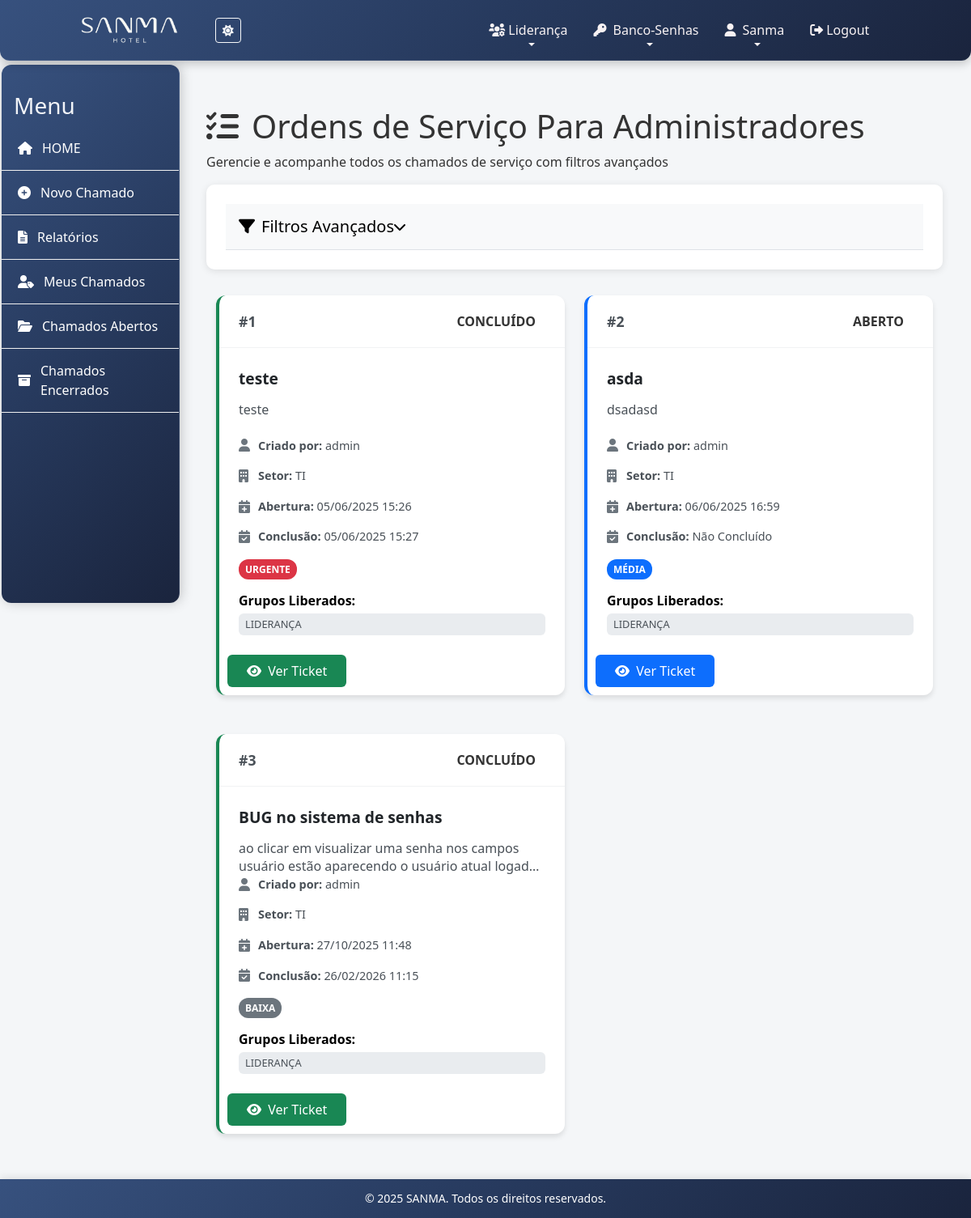
The app's page /ordem-servico/admlistar/ (signed in) with its own data.
### ordem_servico/models.py (models this page shows, shortened)
class Chamado(models.Model):
    STATUS_CHOICES = [
        ('Aberto', 'Aberto'),
        ('Em andamento', 'Em andamento'),
        ('Encaminhado a TOTVS', 'Encaminhado a TOTVS'),
        ('Concluído', 'Concluído'),
        ('Aguardando aprovação', 'Aguardando aprovação'),
        ('Em análise', 'Em análise'),
        ('Em desenvolvimento', 'Em desenvolvimento'),
        ('Manutenção', 'Manutenção'),
    ]
    PRIORIDADE_CHOICES = [
        ('Baixa', 'Baixa'),
        ('Média', 'Média'),
        ('Alta', 'Alta'),
        ('Urgente', 'Urgente'),
    ]
    assunto = models.CharField(max_length=255)
    descricao = models.TextField()
    grupo_responsavel = models.ForeignKey(Group, on_delete=models.CASCADE)
    grupo_trabalho = models.ForeignKey(GrupoTrabalho, null=True, on_delete=models.CASCADE)
    evidencia = models.FileField(upload_to='evidencias/', null=True, blank=True)
    grupos_liberados = models.ManyToManyField(Group, related_name='chamados_liberados', blank=True)
    data_abertura = models.DateTimeField(auto_now_add=True)
    data_conclusao = models.DateTimeField(null=True, blank=True)
    status = models.CharField(max_length=20, choices=STATUS_CHOICES)
    prioridade = models.CharField(max_length=10, choices=PRIORIDADE_CHOICES)
    prioridade_cliente = models.CharField(max_length=10, null=True, blank=True)
    criado_por = models.ForeignKey(User, on_delete=models.SET_NULL, null=True)
    numero_ticket = models.CharField(max_length=100, null=True, blank=True)

### ordem_servico/views/adm_chamado.py (the view, shortened to what this page needs)
# urls.py: path('admlistar/', adm_listar_chamados, name='adm_listar_chamados'),
@user_passes_test(has_permission, login_url='403')
@login_required
def adm_listar_chamados(request):
    chamados = Chamado.objects.all()
    status_selecionados_str = request.GET.get('status', '')
    status_selecionados = [s.strip() for s in status_selecionados_str.split(',') if s.strip()]
    search_term = request.GET.get('search', '').strip()
    start_date_str = request.GET.get('start_date')
    end_date_str = request.GET.get('end_date')
    start_date_obj = None
    end_date_obj = None
    if start_date_str:
        start_date_obj = parse_date(start_date_str)
        if start_date_obj:
            chamados = chamados.filter(data_abertura__date__gte=start_date_obj)
    if end_date_str:
        end_date_obj = parse_date(end_date_str)
        if end_date_obj:
            chamados = chamados.filter(data_abertura__date__lte=end_date_obj)
    if start_date_obj and end_date_obj and start_date_obj == end_date_obj:
        chamados = chamados.filter(data_abertura__date=start_date_obj)
    chamados = chamados.annotate(
        prioridade_order=Case(
            When(prioridade='Urgente', then=Value(1)),
            When(prioridade='Alta', then=Value(2)),
            When(prioridade='Média', then=Value(3)),
            When(prioridade='Baixa', then=Value(4)),
            default=Value(5),
            output_field=IntegerField()
        )
    ).order_by('prioridade_order', '-data_abertura')
    if not start_date_str and not end_date_str:
        chamados = chamados[:100]
    if not chamados.exists():
        messages.info(request, 'Nenhum chamado encontrado para os filtros aplicados.')
    context = {
        'chamados': chamados,
        'status_selecionados': status_selecionados,
        'search': search_term,
        'start_date': start_date_str,
        'end_date': end_date_str,
    }
    return render(request, 'adm_ordem_servico/listar.html', context)

### core/views.py (called while the page is built)
def has_permission(user):
    return user.is_authenticated and (user.is_staff or user.groups.filter(name__in=['ADMIN', 'LIDERANÇA']).exists())

### templates/adm_ordem_servico/listar.html (shortened to what this page needs)
{% extends 'core/base.html' %}
{% load static %}
{% block extra_css %}
<link rel="stylesheet" href="{% static 'css/sidebar.css' %}">
<link rel="stylesheet" href="{% static 'css/adm_ordem_servico/listar_chamados.css' %}">
{% endblock %}
{% block content %}
{% include 'adm_ordem_servico/adm_menu_os.html' %}
<div class="main-content-wrapper">
    <div class="header-section">
        <h1 class="mb-2"><i class="fas fa-tasks me-3"></i>Ordens de Serviço Para Administradores</h1>
        <p class="mb-0">Gerencie e acompanhe todos os chamados de serviço com filtros avançados</p>
    </div>
    <div class="filters-section container">
        <div class="filters-header" onclick="toggleFilters()">
            <div class="d-flex justify-content-between align-items-center">
                <h5 class="mb-0"><i class="fas fa-filter me-2"></i>Filtros Avançados</h5>
                <i class="fas fa-chevron-down" id="filterToggleIcon"></i>
            </div>
        </div>
    </div>
    <div id="serviceCards" class="container">
        {% for chamado in chamados %}
        <div class="service-card prioridade-{{ chamado.prioridade|lower }} {% if chamado.status == 'Concluído' %}status-concluido{% endif %}">
            <div class="card-header">
                <div class="ticket-number">#{{ chamado.id }}</div>
                <span class="status-badge {{ chamado.status|slugify }}">{{ chamado.status }}</span>
            </div>
            <div class="card-body">
                <div class="subject">{{ chamado.assunto }}</div>
                <div class="description">{{ chamado.descricao }}</div>
                <div class="info-grid">
                    <div class="info-item">
                        <i class="fas fa-user info-icon"></i>
                        <span class="info-text"><strong>Criado por:</strong> {{ chamado.criado_por.username|default:"Não Informado" }}</span>
                    </div>
                    <div class="info-item">
                        <i class="fas fa-building info-icon"></i>
                        <span class="info-text"><strong>Setor:</strong> {{ chamado.grupo_responsavel.name|default:"Não Atribuído" }}</span>
                    </div>
                    <div class="info-item">
                        <i class="fas fa-calendar-plus info-icon"></i>
                        <span class="info-text"><strong>Abertura:</strong> {{ chamado.data_abertura|date:"d/m/Y H:i" }}</span>
                    </div>
                    <div class="info-item">
                        <i class="fas fa-calendar-check info-icon"></i>
                        <span class="info-text"><strong>Conclusão:</strong> {{ chamado.data_conclusao|date:"d/m/Y H:i"|default:"Não Concluído" }}</span>
                    </div>
                </div>
                <span class="priority-badge {{ chamado.prioridade|lower }}">{{ chamado.prioridade }}</span>
                <div class="groups-list mt-3">
                    <strong>Grupos Liberados:</strong>
                    {% if chamado.grupos_liberados.all %}
                        {% for grupo in chamado.grupos_liberados.all %}
                            <div class="group-item">{{ grupo.name }}</div>
                        {% endfor %}
                    {% else %}
                        <div class="group-item">Não há grupos liberados.</div>
                    {% endif %}
                </div>
            </div>
           <div class="card-footer">
                <a href="{% url 'adm_visualizar_chamado' chamado.id %}"
                class="view-ticket-btn prioridade-{{ chamado.prioridade|lower|slugify }} {% if chamado.status == 'Concluído' %}concluido{% endif %}">
                    <i class="fas fa-eye me-1"></i> Ver Ticket
                </a>
            </div>
        </div>
        {% empty %}
        <div class="empty-state">
            <i class="fas fa-inbox"></i>
            <h4>Nenhum chamado encontrado</h4>
            <p>Não há chamados que correspondam aos filtros aplicados.</p>
        </div>
        {% endfor %}
    </div>
</div>
{% endblock %}

### static/css/base.css (style rules this page uses)
body { background: var(--body-bg); color: var(--text-color-light); transition: background 0.5s ease, color 0.5s ease; min-height: 100vh; padding-bottom: 60px; }
.main-content-wrapper { margin-left: 220px; padding-right: 15px; padding-left: 15px; min-height: calc(100vh - 70px - 5rem); transition: margin-left 0.3s ease; box-sizing: border-box; width: auto; }

### static/css/theme.css (style rules this page uses)
:root { --painel: linear-gradient(135deg, #37517E 0%, #273A5E 50%, #1A243D 100%); --body-bg: #f4f6f8; --nav-hover: linear-gradient(135deg, #3d4a61 0%, #30405f 50%, #2f3850 100%); --body-dark: linear-gradient(135deg, #1a1a2e 0%, #16213e 100%); --nav-dark: rgba(26, 26, 46, 0.95); --sidebar: linear-gradient(135deg, #37517E 0%, #273A5E 50%, #1A243D 100%); --text-color-light: #333; --heading-color-light: #222; --border-color-light: #e0e0e0; --card-bg-light: #ffffff; --dropdown-bg-light: #ffffff; --dropdown-border-light: #dee2e6; --dropdown-text-light: #212529; --dropdown-hover-bg-light: #f8f9fa; }
body { background: var(--body-bg); color: var(--text-color-light); transition: background 0.3s ease, color 0.3s ease; }

### static/css/sidebar.css (style rules this page uses)
.main-content-wrapper { margin-left: 220px; padding: 20px; transition: margin-left 0.3s ease; }

### records on screen
Chamado: id "1", status "CONCLUÍDO", assunto "teste", descricao "teste", criado_por.username "admin", grupo_responsavel.name "TI", data_abertura "05/06/2025 15:26", data_conclusao "05/06/2025 15:27", prioridade "URGENTE"
Chamado: id "2", status "ABERTO", assunto "asda", descricao "dsadasd", criado_por.username "admin", grupo_responsavel.name "TI", data_abertura "06/06/2025 16:59", data_conclusao "Não Concluído", prioridade "MÉDIA"
Chamado: id "3", status "CONCLUÍDO", assunto "BUG no sistema de senhas", descricao "ao clicar em visualizar uma senha nos campos usuário estão aparecendo o usuário atual…", criado_por.username "admin", grupo_responsavel.name "TI", data_abertura "27/10/2025 11:48", data_conclusao "26/02/2026 11:15", prioridade "BAIXA"

### other values on screen
{{ grupo.name }} "LIDERANÇA"
{{ year|default:2025 }} "2025"
